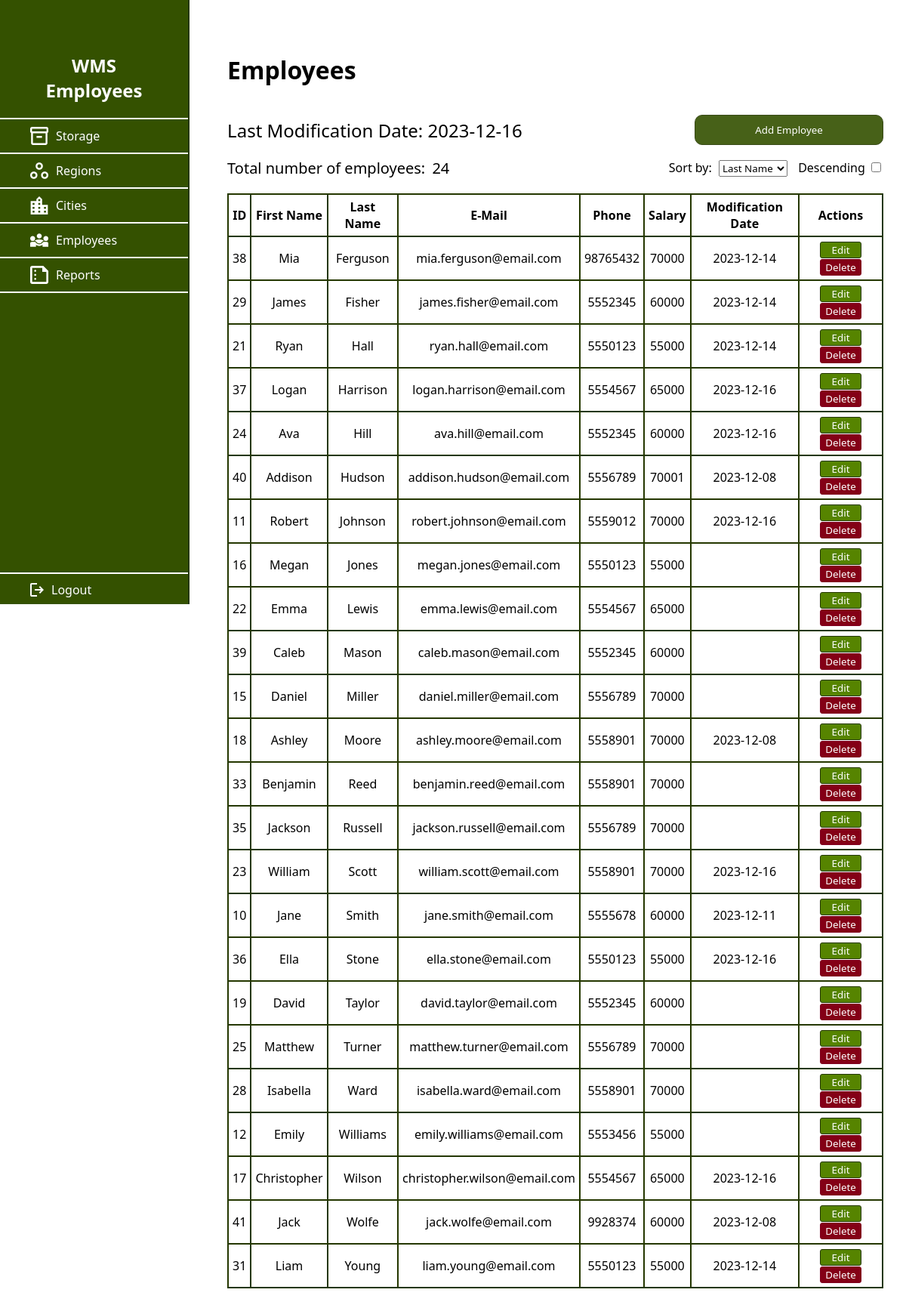
/view/employees.php (signed in), run on an earlier commit of the app's database.
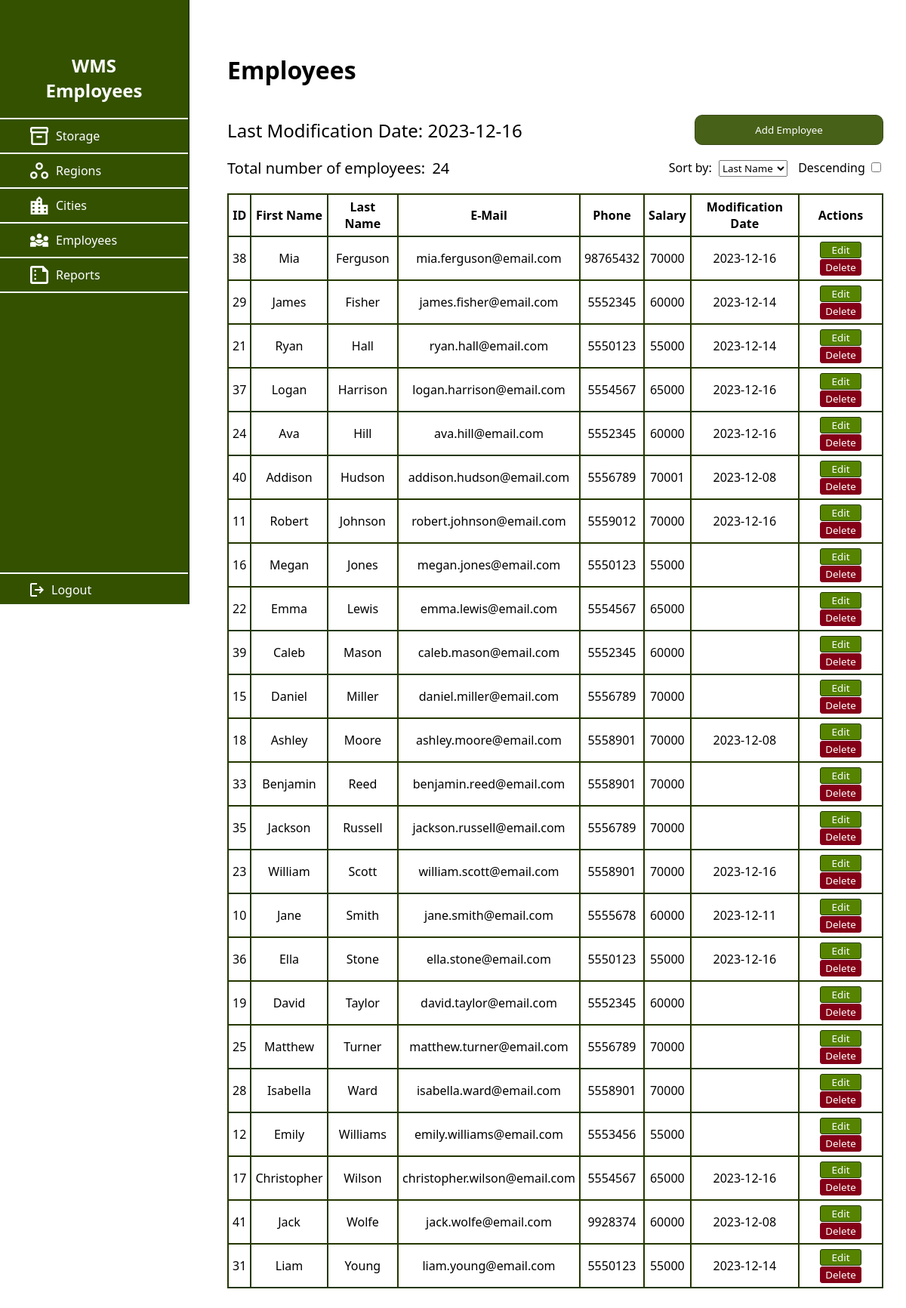
And on a later commit of the database.
### tables this page shows
CREATE TABLE `employees` (
  `id` int(20) NOT NULL,
  `fname` varchar(30) NOT NULL,
  `lname` varchar(30) NOT NULL,
  `email` varchar(40) NOT NULL,
  `phone` int(20) NOT NULL,
  `salary` int(20) NOT NULL,
  `modification_date` date DEFAULT NULL
);

### controller/ControllerEmployees.php (called while the page is built, shortened)
<?php
class ControllerEmployees{
    private $entity;
    public function __construct() {
        $this -> entity = new Employees();
    }
    public function getAllRecords()
    {
        $queryResult =  $this->entity->getAll();
        if ($queryResult->num_rows > 0) {
            $fetchResult = $queryResult->fetch_all(MYSQLI_ASSOC);
            return $fetchResult;
        }
        return false;
    }
    public function getLastModDate(){
        return $this->entity->getLastModDate();
    }
}

### model/Employees.php (called while the page is built, shortened)
<?php
class Employees
{
    private $db;
    private $table = 'employees';
     public function __construct()
    {
        $this->db = new Database();
    }
     public function getAll()
    {
        try {
            $result = $this->db->queryRaw("SELECT * FROM $this->table");
            return $result;
        } catch (Exception $e) {
            var_dump($e->getMessage());
            return $e;
        }
        return false;
    }
    public function getLastModDate(){
        return $this->db->queryRaw("SELECT MAX(modification_date) FROM $this->table")->fetch_row()[0];
    }
}

### database/index.php (called while the page is built, shortened)
<?php
class Database
{
    private $connection;
    public function __construct(String $username = Constants::DB_USER, String $password = Constants::DB_PASSWORD)
    {
        $this->connection = new mysqli(Constants::DB_HOST, $username, $password, Constants::DB_NAME);
    }
    public function queryRaw(String $query): mysqli_result|String
    {
        try {
            return $this->connection->query($query);
        } catch (Exception $e) {
            return $e->getMessage();
        }
    }
}
?>

### view/employees.php (the view, shortened to what this page needs)
<?php
    include("../controller/ControllerEmployees.php");
    $controller = new ControllerEmployees();
    $records = $controller->getAllRecords();
    $records = is_array($records) ? $records : [];
    $sortAttribute = isset($_GET['sort']) ? $_GET['sort'] : 'lname';
    $sortDescending = isset($_GET['desc']) ? $_GET['desc'] : false;
    $lastModificationDate = $controller->getLastModDate();
    function addButtons($id)
{
    return "
            <td class='table-data' >
            <button class='table-action-button' onclick='editItem($id)'>Edit</button>
            <button class='table-action-button-delete' onclick='deleteItem($id)'>Delete</button>
            </td>
    ";
}
    function setSorted($target, $sortAttribute){
        if($sortAttribute == $target){
            echo"selected";
        }else{
            echo "";
        }
}
?>
<!DOCTYPE html>
<html lang="en">
<head>
    <link rel="stylesheet" href="../css/employees.css">
</head>
<body>
    <?php include("./header.php"); ?>
    <main class="employee-container">
    <h1>Employees</h1>
    <div class="header-flex">
            <h2 style="font-weight: 400;">Last Modification Date:  <?php echo"$lastModificationDate"; ?></h2>
            <button class="btn-create-employee" onclick="addEmployee()">
                    Add Employee
                </button>
    </div>
    <div class="stats-flex">
        <?php echo "<div>Total number of employees: "." "."<span style='font-weight: 500;margin-left:4px;'>".count($records) ."</span></div>"?>
        <div class="sorting-options">
            <label for="sortAttribute">Sort by:</label>
            <select id="sortAttribute" onchange="sortTable()" style="margin-left:5px;">
                <option value="lname" <?php setSorted("lname",$sortAttribute);?>>Last Name</option>
            </select>
            <label for="desc" style="margin-left:10px;">Descending</label>
            <input type="checkbox" name="desc" id="desc" onchange="sortTable()" value="Descending" <?php if ($sortDescending=='true') {echo"checked";} ?>>
        </div>
    </div>
    <div class="employee-entries">
        <table class="employee-table">
            <tr class="table-header">
                <th class="table-header-data">ID</th>
                <th class="table-header-data">First Name</th>
                <th class="table-header-data">Last Name</th>
                <th class="table-header-data">E-Mail</th>
                <th class="table-header-data">Phone</th>
                <th class="table-header-data">Salary</th>
                <th class="table-header-data">Modification Date</th>
                <th class="table-header-data">Actions</th>
            </tr>
            <?php
                if (sizeof($records) > 0) {
                    $records = array_reverse($records);
                    usort($records, function($a, $b) use ($sortAttribute) {
                        return strnatcmp($a[$sortAttribute], $b[$sortAttribute]);
                    });
                    foreach ($records as $record) {
                        $id = $record['id'];
                        $fname = $record['fname'];
                        $lname = $record['lname'];
                        $email = $record['email'];
                        $phone = $record['phone'];
                        $salary = $record['salary'];
                        $date = $record['modification_date'];
                        echo "<tr>";
                        echo "<td class='table-data'>$id</td>";
                        echo "<td class='table-data'>$fname</td>";
                        echo "<td class='table-data'>$lname</td>";
                        echo "<td class='table-data'>$email</td>";
                        echo "<td class='table-data'>$phone</td>";
                        echo "<td class='table-data'>$salary</td>";
                        echo "<td class='table-data'>$date</td>";
                        echo addButtons($id);
                        echo "</tr>";
                    }
                } else {
                    echo "<tr><td colspan='12' align='center'>No information.</td></tr>";
                }
                ?>
        </table>
    </div>
</main>
</body>
</html>

### view/header.php (shortened to what this page needs)
<?php
$rootPath = "//" . $_SERVER['HTTP_HOST'];
$storagePath = $rootPath . "/view/storage/storage.php";
$regionsPath = $rootPath . "/view/regions/regions.php";
$citiesPath = $rootPath . "/view/cities.php";
$employeesPath = $rootPath . "/view/employees.php";
$reportsPath = $rootPath . "/view/reports/storage_reports.php";
function getCurrentDirectoryName()
{
    $tmp = explode('/', $_SERVER['REQUEST_URI']);
    $res = explode('.', end($tmp))[0];
    return $res;
}
function getHeader()
{
    $directoryName = getCurrentDirectoryName();
    switch ($directoryName) {
        case "employees":
            return "Employees";
            break;
    }
}
function getClasses()
{
    $directoryName = getCurrentDirectoryName();
    switch ($directoryName) {
        case "employees":
            return "bg-light-green";
            break;
    }
}
$header = getHeader();
$className = getClasses();
?>
<header class="header <?php echo $className ?>">
    <nav>
        <h1 style="text-align: center;">WMS <br> <?php echo $header ?></h1>
        <ul class="nav_link_list">
            <li class="nav_link_item">
                <a class="nav_link_a" href="<?php echo $storagePath ?>">
                    <span class="nav_link_a_span">Storage</span>
                </a>
            </li>
            <div class="nav_link_item" id="regions_link_wrapper">
                <li class="nav_link_item">
                    <a class="nav_link_a" id="regions_link" href="<?php echo $regionsPath ?>">
                        <span class="nav_link_a_span">Regions</span>
                    </a>
                </li>
            </div>
            <div class="nav_link_item" id="cities_link_wrapper">
                <li class="nav_link_item">
                    <a class="nav_link_a" id="cities_link" href="<?php echo $citiesPath ?>">
                        <svg width="24" height="24" viewBox="0 0 18 19" fill="none" xmlns="http://www.w3.org/2000/svg">
                            <path d="M0 19V5H6V3L9 0L12 3V9H18V19H0ZM2 17H4V15H2V17ZM2 13H4V11H2V13ZM2 9H4V7H2V9ZM8 17H10V15H8V17ZM8 13H10V11H8V13ZM8 9H10V7H8V9ZM8 5H10V3H8V5ZM14 17H16V15H14V17ZM14 13H16V11H14V13Z" fill="white" />
                        </svg>
                        <span class="nav_link_a_span">Cities</span>
                    </a>
                </li>
            </div>
            <li class="nav_link_item">
                <a class="nav_link_a" href="<?php echo $employeesPath ?>">
                    <span class="nav_link_a_span">Employees</span>
                </a>
            </li>
            <li class="nav_link_item">
                <a class="nav_link_a" href="<?php echo $reportsPath ?>">
                    <span class="nav_link_a_span">Reports</span>
                </a>
            </li>
        </ul>
        <a class="nav_link nav_link_item" href="./logout.php">
            <span class="nav_link_a_span">Logout</span></a>
    </nav>
</header>

### css/employees.css (style rules this page uses)
:root { --light-blue: #0077b6; --dark-blue: #16558f; --white: #ffffff; --gray: #d9d9d9; --brown: #987654; --green: #00a86b; --red: #800020; --light-green: #345100; --dark-green: #243700; --lightest-green: #568400; --dark-red: #840016; }
* { box-sizing: border-box; font-family: "Segoe UI", Tahoma, Geneva, Verdana, sans-serif; }
html, body { padding: 0; margin: 0; background-color: var(--white); }
body { display: flex; }
main { flex-grow: 1; padding: 50px 20px; }
nav { display: flex; flex-direction: column; justify-content: space-between; height: 100%; }
nav > ul { display: flex; flex-direction: column; list-style-type: none; padding: 0; }
nav > h1 { padding: 0px 20px; text-align: center; }
nav > ul > li { border-top: 2px solid var(--white); text-align: center; }
nav > ul > li:last-child { border-bottom: 2px solid var(--white); }
a:visited, a:link, a:active, a:hover { text-decoration: none; color: inherit; background-color: inherit; }
.header { height: 100vh; display: inline-block; width: 260px; background-color: var(--dark-green); color: var(--white); border-right: 2px solid var(--dark-blue); padding: 50px 0px 0px 0px; position: sticky; position: -webkit-sticky; top: 0; left: 0; }
.bg-light-green { background-color: var(--light-green); border-right: 2px solid var(--dark-green); }
.nav_link { padding: 10px 40px 8px; border-top: 2px solid var(--white); text-align: center; display: flex; flex-direction: row; justify-content: start; align-items: center; }
.nav_link_item { text-align: start; }
.nav_link_list { flex-grow: 1; margin: 0; }
.nav_link_a { display: block; display: flex; flex-direction: row; justify-content: start; align-items: center; padding: 10px 40px; width: 100% !important; height: 100% !important; }
.nav_link_a_span { display: block; padding-left: 10px; }
#regions_link_wrapper, #cities_link_wrapper { border-top: 2px solid var(--white); }
.employee-container { padding: 50px 30px 100px 50px; }
.header-flex { display: flex; flex-direction: row; align-items: center; justify-content: space-between; }
.stats-flex { display: flex; flex-direction: row; align-items: center; font-size: 20px; }
.stats-flex > :first-child { margin-right: auto; }
.stats-flex > :last-child { margin-left: auto; font-size: 16px; }
.employee-table { border-collapse: collapse; width: 100%; }
.employee-entries { padding-top: 20px; }
.table-header { border: 1px solid var(--dark-green); padding: 5px 5px; text-align: center; }
.table-header-data { border: 2px solid var(--dark-green); padding: 5px 5px; text-align: center; font-weight: 700; }
.table-data { border: 2px solid var(--dark-green); padding: 5px 5px; text-align: center; font-weight: 400; }
.btn-create-employee { height: 40px; width: 250px; border-radius: 10px; opacity: 0.9; background-color: var(--light-green); color: var(--white); border: 1px solid var(--dark-green); }
.table-action-button { border: 1px solid var(--dark-green); border-radius: 3px; background-color: var(--lightest-green); color: var(--white); cursor: pointer; width: 55px; }
.table-action-button-delete { border: 1px solid var(--red); border-radius: 3px; background-color: var(--dark-red); color: var(--white); cursor: pointer; width: 55px; }
#desc { accent-color: var(--lightest-green); }

What changed in the data, as far as the page shows it:
changed employees "Mia": modification_date "2023-12-14" → "2023-12-16"
